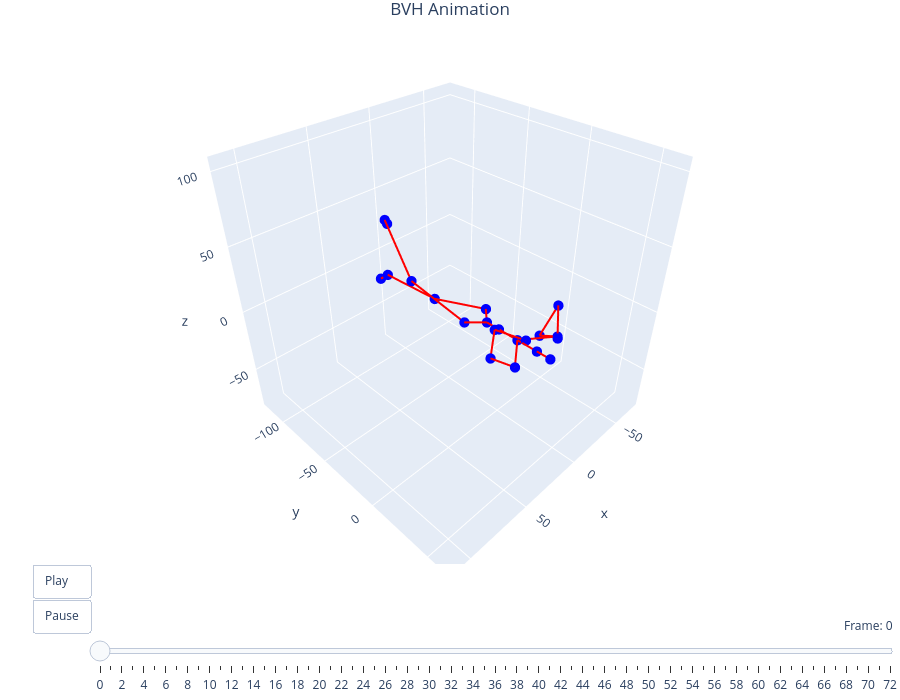

The cell this chart's notebook holds for it:
### Code cell
viewer = preview_bvh(f'bvh/{filename}.bvh', True, True)

### Figure 1 — Plotly figure (JSON) as saved in the notebook; plotly's stock layout.template omitted (floating-point values rounded to 4 significant figures)
{"data": [{"hoverinfo": "text", "marker": {"color": "blue", "size": 6}, "mode": "markers", "showlegend": false, "text": ["Hips", "Spine", "Chest", "Neck", "Head", "Head_end", "LeftShoulder", "LeftArm", "LeftForeArm", "LeftHand", "LeftHand_end", "RightShoulder", "RightArm", "RightForeArm", "RightHand", "RightHand_end", "LeftUpLeg", "LeftLeg", "LeftFoot", "LeftToeBase", "LeftToeBase_end", "RightUpLeg", "RightLeg", "RightFoot", "RightToeBase", "RightToeBase_end"], "type": "scatter3d", "x": [17.75, 17.75, 17.75, 17.75, 17.75, 17.75, 37.75, 43.88, 23.79, 15.6, 15.6, -2.249, -2.419, -9.569, -0.2071, -0.2071, 27.75, 33.5, 25.46, 19.87, 19.87, 7.751, 12.21, 16.42, 17.11, 17.11], "y": [1.989, 11.99, 26.99, 41.99, 51.99, 51.99, 41.99, 28.49, 13.71, 31.74, 31.74, 41.99, 28.69, 35.16, 43.56, 43.56, -8.011, -50.43, -84.08, -88.8, -88.8, -8.011, -51.3, -96.09, -103.6, -103.6], "z": [7.0, 7.0, 7.0, 7.0, 7.0, 7.0, 7.0, 9.283, 10.97, 8.219, 8.219, 7.0, 0.06199, 23.13, 7.579, 7.579, 7.0, 20.89, 49.65, 42.83, 42.83, 7.0, -4.451, -3.413, -9.961, -9.961]}, {"hoverinfo": "none", "line": {"color": "red", "width": 4}, "mode": "lines", "showlegend": false, "type": "scatter3d", "x": [17.75, 17.75, null, 17.75, 17.75, null, 17.75, 17.75, null, 17.75, 17.75, null, 17.75, 17.75, null, 37.75, 17.75, null, 43.88, 37.75, null, 23.79, 43.88, null, 15.6, 23.79, null, 15.6, 15.6, null, -2.249, 17.75, null, -2.419, -2.249, null, -9.569, -2.419, null, -0.2071, -9.569, null, -0.2071, -0.2071, null, 27.75, 17.75, null, 33.5, 27.75, null, 25.46, 33.5, null, 19.87, 25.46, null, 19.87, 19.87, null, 7.751, 17.75, null, 12.21, 7.751, null, 16.42, 12.21, null, 17.11, 16.42, null, 17.11, 17.11, null], "y": [11.99, 1.989, null, 26.99, 11.99, null, 41.99, 26.99, null, 51.99, 41.99, null, 51.99, 51.99, null, 41.99, 26.99, null, 28.49, 41.99, null, 13.71, 28.49, null, 31.74, 13.71, null, 31.74, 31.74, null, 41.99, 26.99, null, 28.69, 41.99, null, 35.16, 28.69, null, 43.56, 35.16, null, 43.56, 43.56, null, -8.011, 1.989, null, -50.43, -8.011, null, -84.08, -50.43, null, -88.8, -84.08, null, -88.8, -88.8, null, -8.011, 1.989, null, -51.3, -8.011, null, -96.09, -51.3, null, -103.6, -96.09, null, -103.6, -103.6, null], "z": [7.0, 7.0, null, 7.0, 7.0, null, 7.0, 7.0, null, 7.0, 7.0, null, 7.0, 7.0, null, 7.0, 7.0, null, 9.283, 7.0, null, 10.97, 9.283, null, 8.219, 10.97, null, 8.219, 8.219, null, 7.0, 7.0, null, 0.06199, 7.0, null, 23.13, 0.06199, null, 7.579, 23.13, null, 7.579, 7.579, null, 7.0, 7.0, null, 20.89, 7.0, null, 49.65, 20.89, null, 42.83, 49.65, null, 42.83, 42.83, null, 7.0, 7.0, null, -4.451, 7.0, null, -3.413, -4.451, null, -9.961, -3.413, null, -9.961, -9.961, null]}], "layout": {"height": 700, "margin": {"b": 0, "l": 0, "r": 0, "t": 30}, "scene": {"aspectmode": "cube", "xaxis": {"range": [-76.6, 116.6]}, "yaxis": {"range": [-125.1, 68.09]}, "zaxis": {"range": [-84.22, 108.9]}}, "sliders": [{"active": 0, "currentvalue": {"prefix": "Frame: ", "visible": true, "xanchor": "right"}, "len": 0.9, "pad": {"b": 10, "t": 50}, "steps": [{"args": [["frame_0"], {"frame": {"duration": 0, "redraw": true}, "mode": "immediate"}], "label": "0", "method": "animate"}, {"args": [["frame_1"], {"frame": {"duration": 0, "redraw": true}, "mode": "immediate"}], "label": "1", "method": "animate"}, {"args": [["frame_2"], {"frame": {"duration": 0, "redraw": true}, "mode": "immediate"}], "label": "2", "method": "animate"}, {"args": [["frame_3"], {"frame": {"duration": 0, "redraw": true}, "mode": "immediate"}], "label": "3", "method": "animate"}, {"args": [["frame_4"], {"frame": {"duration": 0, "redraw": true}, "mode": "immediate"}], "label": "4", "method": "animate"}, {"args": [["frame_5"], {"frame": {"duration": 0, "redraw": true}, "mode": "immediate"}], "label": "5", "method": "animate"}, {"args": [["frame_6"], {"frame": {"duration": 0, "redraw": true}, "mode": "immediate"}], "label": "6", "method": "animate"}, {"args": [["frame_7"], {"frame": {"duration": 0, "redraw": true}, "mode": "immediate"}], "label": "7", "method": "animate"}, {"args": [["frame_8"], {"frame": {"duration": 0, "redraw": true}, "mode": "immediate"}], "label": "8", "method": "animate"}, {"args": [["frame_9"], {"frame": {"duration": 0, "redraw": true}, "mode": "immediate"}], "label": "9", "method": "animate"}, {"args": [["frame_10"], {"frame": {"duration": 0, "redraw": true}, "mode": "immediate"}], "label": "10", "method": "animate"}, {"args": [["frame_11"], {"frame": {"duration": 0, "redraw": true}, "mode": "immediate"}], "label": "11", "method": "animate"}, {"args": [["frame_12"], {"frame": {"duration": 0, "redraw": true}, "mode": "immediate"}], "label": "12", "method": "animate"}, {"args": [["frame_13"], {"frame": {"duration": 0, "redraw": true}, "mode": "immediate"}], "label": "13", "method": "animate"}, {"args": [["frame_14"], {"frame": {"duration": 0, "redraw": true}, "mode": "immediate"}], "label": "14", "method": "animate"}, {"args": [["frame_15"], {"frame": {"duration": 0, "redraw": true}, "mode": "immediate"}], "label": "15", "method": "animate"}, {"args": [["frame_16"], {"frame": {"duration": 0, "redraw": true}, "mode": "immediate"}], "label": "16", "method": "animate"}, {"args": [["frame_17"], {"frame": {"duration": 0, "redraw": true}, "mode": "immediate"}], "label": "17", "method": "animate"}, {"args": [["frame_18"], {"frame": {"duration": 0, "redraw": true}, "mode": "immediate"}], "label": "18", "method": "animate"}, {"args": [["frame_19"], {"frame": {"duration": 0, "redraw": true}, "mode": "immediate"}], "label": "19", "method": "animate"}, {"args": [["frame_20"], {"frame": {"duration": 0, "redraw": true}, "mode": "immediate"}], "label": "20", "method": "animate"}, {"args": [["frame_21"], {"frame": {"duration": 0, "redraw": true}, "mode": "immediate"}], "label": "21", "method": "animate"}, {"args": [["frame_22"], {"frame": {"duration": 0, "redraw": true}, "mode": "immediate"}], "label": "22", "method": "animate"}, {"args": [["frame_23"], {"frame": {"duration": 0, "redraw": true}, "mode": "immediate"}], "label": "23", "method": "animate"}, {"args": [["frame_24"], {"frame": {"duration": 0, "redraw": true}, "mode": "immediate"}], "label": "24", "method": "animate"}, {"args": [["frame_25"], {"frame": {"duration": 0, "redraw": true}, "mode": "immediate"}], "label": "25", "method": "animate"}, {"args": [["frame_26"], {"frame": {"duration": 0, "redraw": true}, "mode": "immediate"}], "label": "26", "method": "animate"}, {"args": [["frame_27"], {"frame": {"duration": 0, "redraw": true}, "mode": "immediate"}], "label": "27", "method": "animate"}, {"args": [["frame_28"], {"frame": {"duration": 0, "redraw": true}, "mode": "immediate"}], "label": "28", "method": "animate"}, {"args": [["frame_29"], {"frame": {"duration": 0, "redraw": true}, "mode": "immediate"}], "label": "29", "method": "animate"}, {"args": [["frame_30"], {"frame": {"duration": 0, "redraw": true}, "mode": "immediate"}], "label": "30", "method": "animate"}, {"args": [["frame_31"], {"frame": {"duration": 0, "redraw": true}, "mode": "immediate"}], "label": "31", "method": "animate"}, {"args": [["frame_32"], {"frame": {"duration": 0, "redraw": true}, "mode": "immediate"}], "label": "32", "method": "animate"}, {"args": [["frame_33"], {"frame": {"duration": 0, "redraw": true}, "mode": "immediate"}], "label": "33", "method": "animate"}, {"args": [["frame_34"], {"frame": {"duration": 0, "redraw": true}, "mode": "immediate"}], "label": "34", "method": "animate"}, {"args": [["frame_35"], {"frame": {"duration": 0, "redraw": true}, "mode": "immediate"}], "label": "35", "method": "animate"}, {"args": [["frame_36"], {"frame": {"duration": 0, "redraw": true}, "mode": "immediate"}], "label": "36", "method": "animate"}, {"args": [["frame_37"], {"frame": {"duration": 0, "redraw": true}, "mode": "immediate"}], "label": "37", "method": "animate"}, {"args": [["frame_38"], {"frame": {"duration": 0, "redraw": true}, "mode": "immediate"}], "label": "38", "method": "animate"}, {"args": [["frame_39"], {"frame": {"duration": 0, "redraw": true}, "mode": "immediate"}], "label": "39", "method": "animate"}, {"args": [["frame_40"], {"frame": {"duration": 0, "redraw": true}, "mode": "immediate"}], "label": "40", "method": "animate"}, {"args": [["frame_41"], {"frame": {"duration": 0, "redraw": true}, "mode": "immediate"}], "label": "41", "method": "animate"}, {"args": [["frame_42"], {"frame": {"duration": 0, "redraw": true}, "mode": "immediate"}], "label": "42", "method": "animate"}, {"args": [["frame_43"], {"frame": {"duration": 0, "redraw": true}, "mode": "immediate"}], "label": "43", "method": "animate"}, {"args": [["frame_44"], {"frame": {"duration": 0, "redraw": true}, "mode": "immediate"}], "label": "44", "method": "animate"}, {"args": [["frame_45"], {"frame": {"duration": 0, "redraw": true}, "mode": "immediate"}], "label": "45", "method": "animate"}, {"args": [["frame_46"], {"frame": {"duration": 0, "redraw": true}, "mode": "immediate"}], "label": "46", "method": "animate"}, {"args": [["frame_47"], {"frame": {"duration": 0, "redraw": true}, "mode": "immediate"}], "label": "47", "method": "animate"}, {"args": [["frame_48"], {"frame": {"duration": 0, "redraw": true}, "mode": "immediate"}], "label": "48", "method": "animate"}, {"args": [["frame_49"], {"frame": {"duration": 0, "redraw": true}, "mode": "immediate"}], "label": "49", "method": "animate"}, {"args": [["frame_50"], {"frame": {"duration": 0, "redraw": true}, "mode": "immediate"}], "label": "50", "method": "animate"}, {"args": [["frame_51"], {"frame": {"duration": 0, "redraw": true}, "mode": "immediate"}], "label": "51", "method": "animate"}, {"args": [["frame_52"], {"frame": {"duration": 0, "redraw": true}, "mode": "immediate"}], "label": "52", "method": "animate"}, {"args": [["frame_53"], {"frame": {"duration": 0, "redraw": true}, "mode": "immediate"}], "label": "53", "method": "animate"}, {"args": [["frame_54"], {"frame": {"duration": 0, "redraw": true}, "mode": "immediate"}], "label": "54", "method": "animate"}, {"args": [["frame_55"], {"frame": {"duration": 0, "redraw": true}, "mode": "immediate"}], "label": "55", "method": "animate"}, {"args": [["frame_56"], {"frame": {"duration": 0, "redraw": true}, "mode": "immediate"}], "label": "56", "method": "animate"}, {"args": [["frame_57"], {"frame": {"duration": 0, "redraw": true}, "mode": "immediate"}], "label": "57", "method": "animate"}, {"args": [["frame_58"], {"frame": {"duration": 0, "redraw": true}, "mode": "immediate"}], "label": "58", "method": "animate"}, {"args": [["frame_59"], {"frame": {"duration": 0, "redraw": true}, "mode": "immediate"}], "label": "59", "method": "animate"}, {"args": [["frame_60"], {"frame": {"duration": 0, "redraw": true}, "mode": "immediate"}], "label": "60", "method": "animate"}, {"args": [["frame_61"], {"frame": {"duration": 0, "redraw": true}, "mode": "immediate"}], "label": "61", "method": "animate"}, {"args": [["frame_62"], {"frame": {"duration": 0, "redraw": true}, "mode": "immediate"}], "label": "62", "method": "animate"}, {"args": [["frame_63"], {"frame": {"duration": 0, "redraw": true}, "mode": "immediate"}], "label": "63", "method": "animate"}, {"args": [["frame_64"], {"frame": {"duration": 0, "redraw": true}, "mode": "immediate"}], "label": "64", "method": "animate"}, {"args": [["frame_65"], {"frame": {"duration": 0, "redraw": true}, "mode": "immediate"}], "label": "65", "method": "animate"}, {"args": [["frame_66"], {"frame": {"duration": 0, "redraw": true}, "mode": "immediate"}], "label": "66", "method": "animate"}, {"args": [["frame_67"], {"frame": {"duration": 0, "redraw": true}, "mode": "immediate"}], "label": "67", "method": "animate"}, {"args": [["frame_68"], {"frame": {"duration": 0, "redraw": true}, "mode": "immediate"}], "label": "68", "method": "animate"}, {"args": [["frame_69"], {"frame": {"duration": 0, "redraw": true}, "mode": "immediate"}], "label": "69", "method": "animate"}, {"args": [["frame_70"], {"frame": {"duration": 0, "redraw": true}, "mode": "immediate"}], "label": "70", "method": "animate"}, {"args": [["frame_71"], {"frame": {"duration": 0, "redraw": true}, "mode": "immediate"}], "label": "71", "method": "animate"}, {"args": [["frame_72"], {"frame": {"duration": 0, "redraw": true}, "mode": "immediate"}], "label": "72", "method": "animate"}], "x": 0.1, "xanchor": "left", "y": 0, "yanchor": "top"}], "title": {"text": "BVH Animation", "x": 0.5, "xanchor": "center"}, "updatemenus": [{"buttons": [{"args": [null, {"frame": {"duration": 33, "redraw": true}, "fromcurrent": true, "mode": "immediate"}], "label": "Play", "method": "animate"}, {"args": [[null], {"frame": {"duration": 0, "redraw": false}, "mode": "immediate"}], "label": "Pause", "method": "animate"}], "showactive": false, "type": "buttons", "x": 0.1, "xanchor": "right", "y": 0, "yanchor": "top"}]}}
